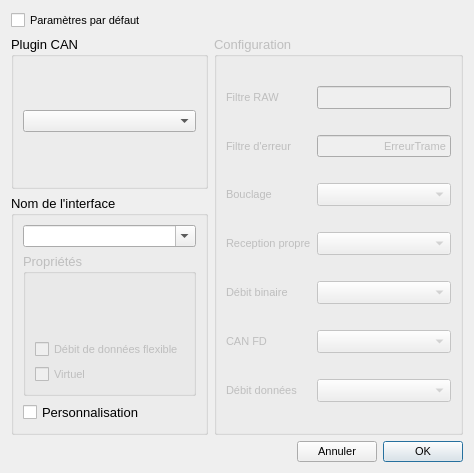
<?xml version="1.0" encoding="UTF-8"?>
<ui version="4.0">
 <class>ConnectDialog</class>
 <widget class="QDialog" name="ConnectDialog">
  <property name="geometry">
   <rect>
    <x>0</x>
    <y>0</y>
    <width>474</width>
    <height>473</height>
   </rect>
  </property>
  <property name="font">
   <font>
    <family>Arial</family>
    <pointsize>8</pointsize>
   </font>
  </property>
  <property name="windowTitle">
   <string>Connect</string>
  </property>
  <property name="windowIcon">
   <iconset resource="Resources.qrc">
    <normaloff>:/Logo/Logo.png</normaloff>:/Logo/Logo.png</iconset>
  </property>
  <layout class="QGridLayout" name="gridLayout_2">
   <item row="1" column="0">
    <widget class="QGroupBox" name="selectPluginBox">
     <property name="font">
      <font>
       <family>Arial</family>
       <pointsize>10</pointsize>
       <weight>50</weight>
       <bold>false</bold>
      </font>
     </property>
     <property name="title">
      <string>Plugin CAN</string>
     </property>
     <layout class="QGridLayout" name="gridLayout">
      <item row="0" column="0">
       <widget class="QComboBox" name="pluginListBox">
        <property name="font">
         <font>
          <family>Arial</family>
          <pointsize>8</pointsize>
          <weight>50</weight>
          <bold>false</bold>
         </font>
        </property>
        <property name="toolTip">
         <string>Selectionnez le plugin dans la liste déroulante</string>
        </property>
       </widget>
      </item>
     </layout>
    </widget>
   </item>
   <item row="1" column="1" rowspan="2">
    <widget class="QGroupBox" name="configurationBox">
     <property name="enabled">
      <bool>false</bool>
     </property>
     <property name="font">
      <font>
       <family>Arial</family>
       <pointsize>10</pointsize>
       <weight>50</weight>
       <bold>false</bold>
      </font>
     </property>
     <property name="toolTip">
      <string>Paramètres supplémentaires pour les connaisseurs</string>
     </property>
     <property name="title">
      <string>Configuration</string>
     </property>
     <layout class="QGridLayout" name="gridLayout_4">
      <item row="0" column="0">
       <widget class="QLabel" name="rawFilterLabel">
        <property name="font">
         <font>
          <family>Arial</family>
          <pointsize>8</pointsize>
          <weight>50</weight>
          <bold>false</bold>
         </font>
        </property>
        <property name="toolTip">
         <string>Filtre pour les fichiers numériques</string>
        </property>
        <property name="text">
         <string>Filtre RAW</string>
        </property>
       </widget>
      </item>
      <item row="0" column="1">
       <widget class="QLineEdit" name="rawFilterEdit">
        <property name="toolTipDuration">
         <number>0</number>
        </property>
        <property name="alignment">
         <set>Qt::AlignRight|Qt::AlignTrailing|Qt::AlignVCenter</set>
        </property>
       </widget>
      </item>
      <item row="1" column="0">
       <widget class="QLabel" name="errorFilterLabel">
        <property name="font">
         <font>
          <family>Arial</family>
          <pointsize>8</pointsize>
          <weight>50</weight>
          <bold>false</bold>
         </font>
        </property>
        <property name="text">
         <string>Filtre d'erreur</string>
        </property>
       </widget>
      </item>
      <item row="1" column="1">
       <widget class="QLineEdit" name="errorFilterEdit">
        <property name="font">
         <font>
          <family>Arial</family>
          <pointsize>8</pointsize>
          <weight>50</weight>
          <bold>false</bold>
         </font>
        </property>
        <property name="toolTipDuration">
         <number>0</number>
        </property>
        <property name="text">
         <string>ErreurTrame</string>
        </property>
        <property name="alignment">
         <set>Qt::AlignRight|Qt::AlignTrailing|Qt::AlignVCenter</set>
        </property>
        <property name="placeholderText">
         <string>FrameError bits</string>
        </property>
       </widget>
      </item>
      <item row="2" column="0">
       <widget class="QLabel" name="loopbackLabel">
        <property name="font">
         <font>
          <family>Arial</family>
          <pointsize>8</pointsize>
          <weight>50</weight>
          <bold>false</bold>
         </font>
        </property>
        <property name="text">
         <string>Bouclage</string>
        </property>
       </widget>
      </item>
      <item row="2" column="1">
       <widget class="QComboBox" name="loopbackBox">
        <property name="toolTipDuration">
         <number>0</number>
        </property>
       </widget>
      </item>
      <item row="3" column="0">
       <widget class="QLabel" name="receiveOwnLabel">
        <property name="font">
         <font>
          <family>Arial</family>
          <pointsize>8</pointsize>
          <weight>50</weight>
          <bold>false</bold>
         </font>
        </property>
        <property name="text">
         <string>Reception propre</string>
        </property>
       </widget>
      </item>
      <item row="3" column="1">
       <widget class="QComboBox" name="receiveOwnBox">
        <property name="toolTipDuration">
         <number>0</number>
        </property>
       </widget>
      </item>
      <item row="4" column="0">
       <widget class="QLabel" name="bitrateLabel">
        <property name="font">
         <font>
          <family>Arial</family>
          <pointsize>8</pointsize>
          <weight>50</weight>
          <bold>false</bold>
         </font>
        </property>
        <property name="toolTip">
         <string>Débit binaire des trames</string>
        </property>
        <property name="text">
         <string>Débit binaire</string>
        </property>
       </widget>
      </item>
      <item row="4" column="1">
       <widget class="BitRateBox" name="bitrateBox">
        <property name="toolTipDuration">
         <number>0</number>
        </property>
       </widget>
      </item>
      <item row="5" column="0">
       <widget class="QLabel" name="canFdLabel">
        <property name="font">
         <font>
          <family>Arial</family>
          <pointsize>8</pointsize>
          <weight>50</weight>
          <bold>false</bold>
         </font>
        </property>
        <property name="toolTip">
         <string>Données Flexible (extension du protocol initiale)</string>
        </property>
        <property name="text">
         <string>CAN FD</string>
        </property>
       </widget>
      </item>
      <item row="5" column="1">
       <widget class="QComboBox" name="canFdBox">
        <property name="toolTipDuration">
         <number>0</number>
        </property>
       </widget>
      </item>
      <item row="6" column="0">
       <widget class="QLabel" name="dataBitrateLabel">
        <property name="font">
         <font>
          <family>Arial</family>
          <pointsize>8</pointsize>
          <weight>50</weight>
          <bold>false</bold>
         </font>
        </property>
        <property name="toolTip">
         <string>Débit binaire des données</string>
        </property>
        <property name="text">
         <string>Débit données</string>
        </property>
       </widget>
      </item>
      <item row="6" column="1">
       <widget class="BitRateBox" name="dataBitrateBox">
        <property name="toolTipDuration">
         <number>0</number>
        </property>
       </widget>
      </item>
     </layout>
    </widget>
   </item>
   <item row="3" column="0" colspan="2">
    <layout class="QHBoxLayout" name="horizontalLayout">
     <item>
      <spacer name="horizontalSpacer">
       <property name="orientation">
        <enum>Qt::Horizontal</enum>
       </property>
       <property name="sizeHint" stdset="0">
        <size>
         <width>96</width>
         <height>20</height>
        </size>
       </property>
      </spacer>
     </item>
     <item>
      <widget class="QPushButton" name="cancelButton">
       <property name="toolTipDuration">
        <number>0</number>
       </property>
       <property name="text">
        <string>Annuler</string>
       </property>
       <property name="autoDefault">
        <bool>false</bool>
       </property>
      </widget>
     </item>
     <item>
      <widget class="QPushButton" name="okButton">
       <property name="font">
        <font>
         <family>Arial</family>
         <pointsize>8</pointsize>
         <weight>50</weight>
         <bold>false</bold>
        </font>
       </property>
       <property name="toolTip">
        <string>Validez et Connectez</string>
       </property>
       <property name="text">
        <string>OK</string>
       </property>
       <property name="autoDefault">
        <bool>false</bool>
       </property>
       <property name="default">
        <bool>true</bool>
       </property>
      </widget>
     </item>
    </layout>
   </item>
   <item row="2" column="0">
    <widget class="QGroupBox" name="specifyInterfaceNameBox">
     <property name="font">
      <font>
       <family>Arial</family>
       <pointsize>10</pointsize>
       <weight>50</weight>
       <bold>false</bold>
      </font>
     </property>
     <property name="title">
      <string>Nom de l'interface</string>
     </property>
     <layout class="QGridLayout" name="gridLayout_3">
      <item row="0" column="0">
       <widget class="QComboBox" name="interfaceListBox">
        <property name="font">
         <font>
          <family>Arial</family>
          <pointsize>8</pointsize>
          <weight>50</weight>
          <bold>false</bold>
         </font>
        </property>
        <property name="toolTip">
         <string>Choisissez le nom de l'interface</string>
        </property>
        <property name="editable">
         <bool>true</bool>
        </property>
       </widget>
      </item>
      <item row="1" column="0">
       <widget class="QGroupBox" name="interfacePropertiesBox">
        <property name="enabled">
         <bool>false</bool>
        </property>
        <property name="font">
         <font>
          <family>Arial</family>
          <pointsize>10</pointsize>
          <weight>50</weight>
          <bold>false</bold>
         </font>
        </property>
        <property name="toolTip">
         <string/>
        </property>
        <property name="toolTipDuration">
         <number>0</number>
        </property>
        <property name="title">
         <string>Propriétés</string>
        </property>
        <layout class="QVBoxLayout" name="verticalLayout">
         <item>
          <widget class="QLabel" name="descriptionLabel">
           <property name="font">
            <font>
             <family>Arial</family>
             <pointsize>8</pointsize>
             <weight>50</weight>
             <bold>false</bold>
            </font>
           </property>
           <property name="styleSheet">
            <string notr="true"/>
           </property>
           <property name="text">
            <string/>
           </property>
          </widget>
         </item>
         <item>
          <widget class="QLabel" name="serialNumberLabel">
           <property name="font">
            <font>
             <family>Arial</family>
             <pointsize>8</pointsize>
             <weight>50</weight>
             <bold>false</bold>
            </font>
           </property>
           <property name="text">
            <string/>
           </property>
          </widget>
         </item>
         <item>
          <widget class="QLabel" name="channelLabel">
           <property name="font">
            <font>
             <family>Arial</family>
             <pointsize>8</pointsize>
             <weight>50</weight>
             <bold>false</bold>
            </font>
           </property>
           <property name="text">
            <string/>
           </property>
          </widget>
         </item>
         <item>
          <widget class="QCheckBox" name="isFlexibleDataRateCapable">
           <property name="font">
            <font>
             <family>Arial</family>
             <pointsize>8</pointsize>
             <weight>50</weight>
             <bold>false</bold>
            </font>
           </property>
           <property name="text">
            <string>Débit de données flexible</string>
           </property>
          </widget>
         </item>
         <item>
          <widget class="QCheckBox" name="isVirtual">
           <property name="font">
            <font>
             <family>Arial</family>
             <pointsize>8</pointsize>
             <weight>50</weight>
             <bold>false</bold>
            </font>
           </property>
           <property name="text">
            <string>Virtuel</string>
           </property>
          </widget>
         </item>
        </layout>
       </widget>
      </item>
      <item row="2" column="0">
       <widget class="QCheckBox" name="useConfigurationBox">
        <property name="toolTip">
         <string>Personalisez votre configuration pour vos besoins</string>
        </property>
        <property name="text">
         <string>Personnalisation</string>
        </property>
        <property name="checked">
         <bool>false</bool>
        </property>
       </widget>
      </item>
     </layout>
    </widget>
   </item>
   <item row="0" column="0" colspan="2">
    <widget class="QCheckBox" name="CB_defSet">
     <property name="text">
      <string>Paramètres par défaut</string>
     </property>
     <property name="checked">
      <bool>false</bool>
     </property>
    </widget>
   </item>
  </layout>
 </widget>
 <customwidgets>
  <customwidget>
   <class>BitRateBox</class>
   <extends>QComboBox</extends>
   <header>bitratebox.h</header>
  </customwidget>
 </customwidgets>
 <resources>
  <include location="Resources.qrc"/>
 </resources>
 <connections/>
</ui>
